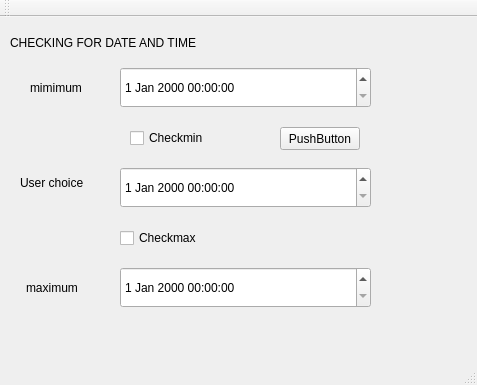
<?xml version="1.0" encoding="UTF-8"?>
<ui version="4.0">
 <class>MainWindow</class>
 <widget class="QMainWindow" name="MainWindow">
  <property name="geometry">
   <rect>
    <x>0</x>
    <y>0</y>
    <width>477</width>
    <height>385</height>
   </rect>
  </property>
  <property name="windowTitle">
   <string>MainWindow</string>
  </property>
  <widget class="QWidget" name="centralWidget">
   <widget class="QCheckBox" name="checkBox_min">
    <property name="geometry">
     <rect>
      <x>130</x>
      <y>110</y>
      <width>97</width>
      <height>22</height>
     </rect>
    </property>
    <property name="text">
     <string>Checkmin</string>
    </property>
   </widget>
   <widget class="QCheckBox" name="checkbox_max">
    <property name="geometry">
     <rect>
      <x>120</x>
      <y>210</y>
      <width>97</width>
      <height>22</height>
     </rect>
    </property>
    <property name="text">
     <string>Checkmax</string>
    </property>
   </widget>
   <widget class="QLabel" name="label">
    <property name="geometry">
     <rect>
      <x>10</x>
      <y>10</y>
      <width>431</width>
      <height>31</height>
     </rect>
    </property>
    <property name="styleSheet">
     <string notr="true">font: italic 18pt &quot;Sans Serif&quot;;</string>
    </property>
    <property name="text">
     <string>CHECKING FOR DATE AND TIME</string>
    </property>
   </widget>
   <widget class="QDateTimeEdit" name="dateTimeEdit">
    <property name="geometry">
     <rect>
      <x>120</x>
      <y>250</y>
      <width>251</width>
      <height>41</height>
     </rect>
    </property>
   </widget>
   <widget class="QDateTimeEdit" name="dateTimeEdit_2">
    <property name="geometry">
     <rect>
      <x>120</x>
      <y>50</y>
      <width>251</width>
      <height>41</height>
     </rect>
    </property>
   </widget>
   <widget class="QDateTimeEdit" name="dateTimeEdit_3">
    <property name="geometry">
     <rect>
      <x>120</x>
      <y>150</y>
      <width>251</width>
      <height>41</height>
     </rect>
    </property>
   </widget>
   <widget class="QLabel" name="label_2">
    <property name="geometry">
     <rect>
      <x>10</x>
      <y>170</y>
      <width>57</width>
      <height>31</height>
     </rect>
    </property>
    <property name="text">
     <string/>
    </property>
   </widget>
   <widget class="QLabel" name="label_4">
    <property name="geometry">
     <rect>
      <x>20</x>
      <y>150</y>
      <width>81</width>
      <height>31</height>
     </rect>
    </property>
    <property name="text">
     <string>User choice</string>
    </property>
   </widget>
   <widget class="QPushButton" name="pushButton">
    <property name="geometry">
     <rect>
      <x>280</x>
      <y>110</y>
      <width>80</width>
      <height>23</height>
     </rect>
    </property>
    <property name="text">
     <string>PushButton</string>
    </property>
   </widget>
   <widget class="QLabel" name="label_3">
    <property name="geometry">
     <rect>
      <x>30</x>
      <y>60</y>
      <width>71</width>
      <height>21</height>
     </rect>
    </property>
    <property name="text">
     <string>mimimum</string>
    </property>
   </widget>
   <widget class="QLabel" name="label_5">
    <property name="geometry">
     <rect>
      <x>26</x>
      <y>260</y>
      <width>61</width>
      <height>21</height>
     </rect>
    </property>
    <property name="text">
     <string>maximum</string>
    </property>
   </widget>
  </widget>
  <widget class="QMenuBar" name="menuBar">
   <property name="geometry">
    <rect>
     <x>0</x>
     <y>0</y>
     <width>477</width>
     <height>20</height>
    </rect>
   </property>
  </widget>
  <widget class="QToolBar" name="mainToolBar">
   <attribute name="toolBarArea">
    <enum>TopToolBarArea</enum>
   </attribute>
   <attribute name="toolBarBreak">
    <bool>false</bool>
   </attribute>
  </widget>
  <widget class="QStatusBar" name="statusBar"/>
 </widget>
 <layoutdefault spacing="6" margin="11"/>
 <resources/>
 <connections/>
</ui>
